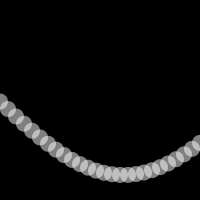
Frame 1 (no input)
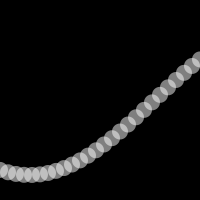
Frame 60 (the mouse pressed at the canvas centre just before this capture)
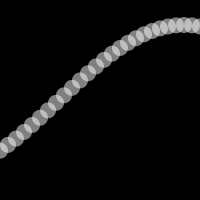
Frame 120 (the mouse held since frame 60 and released just before this capture)

The Processing sketch that drew these frames (run headless with seeded random() and noise(); from frame 60 on, the mouse is pressed at the canvas centre):

// Processing sketch: SineWave
// ── SineWave.pde
/**
 * Sine Wave
 * by Daniel Shiffman.  
 * 
 * Render a simple sine wave. 
 */
 
int xspacing = 8;   // How far apart should each horizontal location be spaced
int w;              // Width of entire wave

float theta = 0.0;       // Start angle at 0
float amplitude = 75.0;  // Height of wave
float period = 500.0;    // How many pixels before the wave repeats
float dx;                 // Value for incrementing X, to be calculated as a function of period and xspacing
float[] yvalues;          // Using an array to store height values for the wave (not entirely necessary)

void setup() {
  size(200,200);
  frameRate(30);
  colorMode(RGB,255,255,255,100);
  smooth();
  w = width+16;
  dx = (TWO_PI / period) * xspacing;
  yvalues = new float[w/xspacing];
}

void draw() {
  background(0);
  calcWave();
  renderWave();

}

void calcWave() {
  // Increment theta (try different values for 'angular velocity' here
  theta += 0.02;

  // For every x value, calculate a y value with sine function
  float x = theta;
  for (int i = 0; i < yvalues.length; i++) {
    yvalues[i] = sin(x)*amplitude;
    x+=dx;
  }
}

void renderWave() {
  // A simple way to draw the wave with an ellipse at each location
  for (int x = 0; x < yvalues.length; x++) {
    noStroke();
    fill(255,50);
    ellipseMode(CENTER);
    ellipse(x*xspacing,width/2+yvalues[x],16,16);
  }
}
